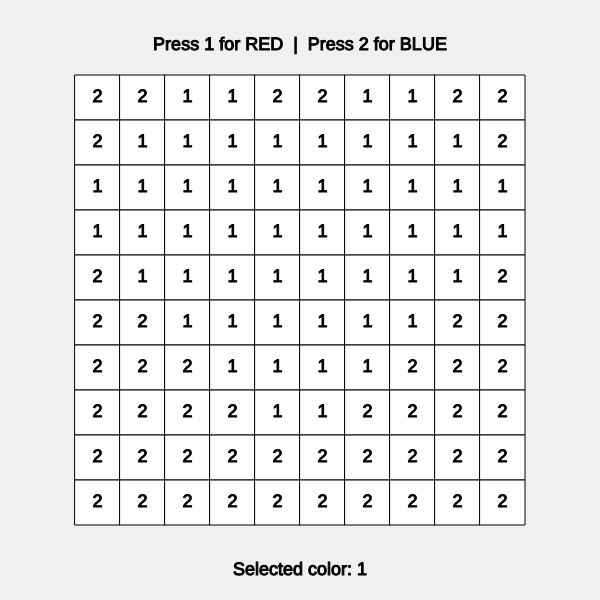
Frame 1 (no input)
Frame 60 (no input): identical to frame 1, image omitted
Frame 120 (the mouse pressed at the canvas centre since frame 60): identical to frame 1, image omitted

The p5.js sketch that drew this single still picture (run headless with seeded random() and noise() and a simulated clock; from frame 60 on, the mouse is pressed at the canvas centre):

// p5.js sketch
// ── sketch.js

let grid = [
  [2,2,1,1,2,2,1,1,2,2],
  [2,1,1,1,1,1,1,1,1,2],
  [1,1,1,1,1,1,1,1,1,1],
  [1,1,1,1,1,1,1,1,1,1],
  [2,1,1,1,1,1,1,1,1,2],
  [2,2,1,1,1,1,1,1,2,2],
  [2,2,2,1,1,1,1,2,2,2],
  [2,2,2,2,1,1,2,2,2,2],
  [2,2,2,2,2,2,2,2,2,2],
  [2,2,2,2,2,2,2,2,2,2]
];

let colored = [];
let squareSize = 45;
let selectedColor = 1;

function setup() {
  createCanvas(600, 600);

  for (let row = 0; row < grid.length; row++) {
    colored[row] = [];

    for (let col = 0; col < grid[row].length; col++) {
      colored[row][col] = 0;
    }
  }
}

function draw() {
  background(240);

  let startX = (width - grid[0].length * squareSize) / 2;
  let startY = (height - grid.length * squareSize) / 2;

  // Draw grid
  for (let row = 0; row < grid.length; row++) {
    for (let col = 0; col < grid[row].length; col++) {

      let x = startX + col * squareSize;
      let y = startY + row * squareSize;

      if (colored[row][col] == 1) {
        fill("red");
      }
      else if (colored[row][col] == 2) {
        fill("blue");
      }
      else {
        fill(255);
      }

      stroke(0);
      rect(x, y, squareSize, squareSize);

      if (colored[row][col] == 0) {
        fill(0);
        textSize(18);
        textAlign(CENTER, CENTER);
        text(grid[row][col], x + squareSize/2, y + squareSize/2);
      }
    }
  }

  // Instructions
  fill(0);
  textSize(18);
  textAlign(CENTER);
  text("Press 1 for RED  |  Press 2 for BLUE", width/2, 45);
  text("Selected color: " + selectedColor, width/2, 570);
}

function keyPressed() {
  if (key == "1" || key == "2") {
    selectedColor = int(key);
  }
}

function mousePressed() {
  let startX = (width - grid[0].length * squareSize) / 2;
  let startY = (height - grid.length * squareSize) / 2;

  for (let row = 0; row < grid.length; row++) {
    for (let col = 0; col < grid[row].length; col++) {

      let x = startX + col * squareSize;
      let y = startY + row * squareSize;

      if (mouseX > x && mouseX < x + squareSize &&
          mouseY > y && mouseY < y + squareSize) {

        if (colored[row][col] == selectedColor) {
          colored[row][col] = 0;
        }
        else {
          colored[row][col] = selectedColor;
        }
      }
    }
  }
}
